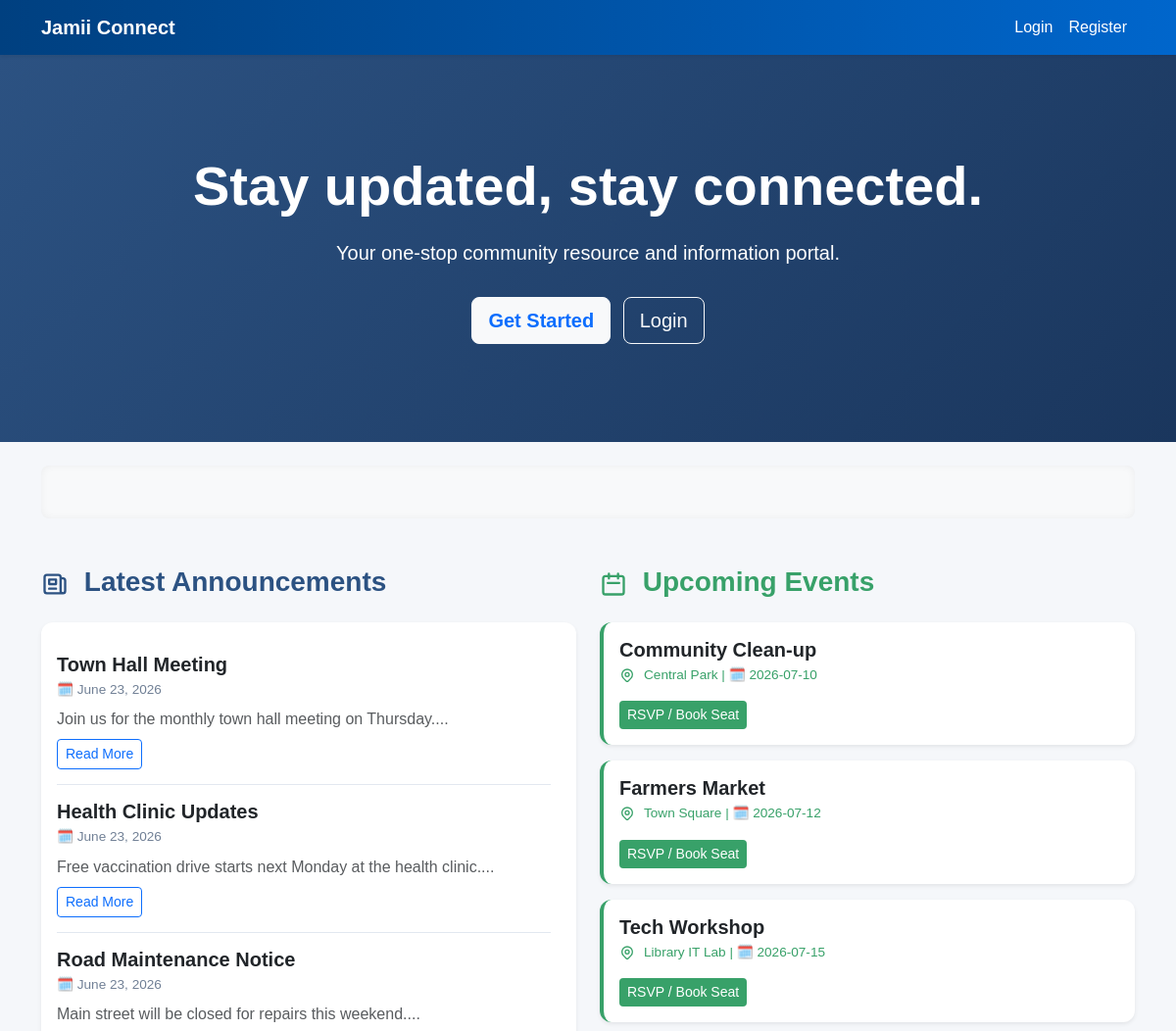
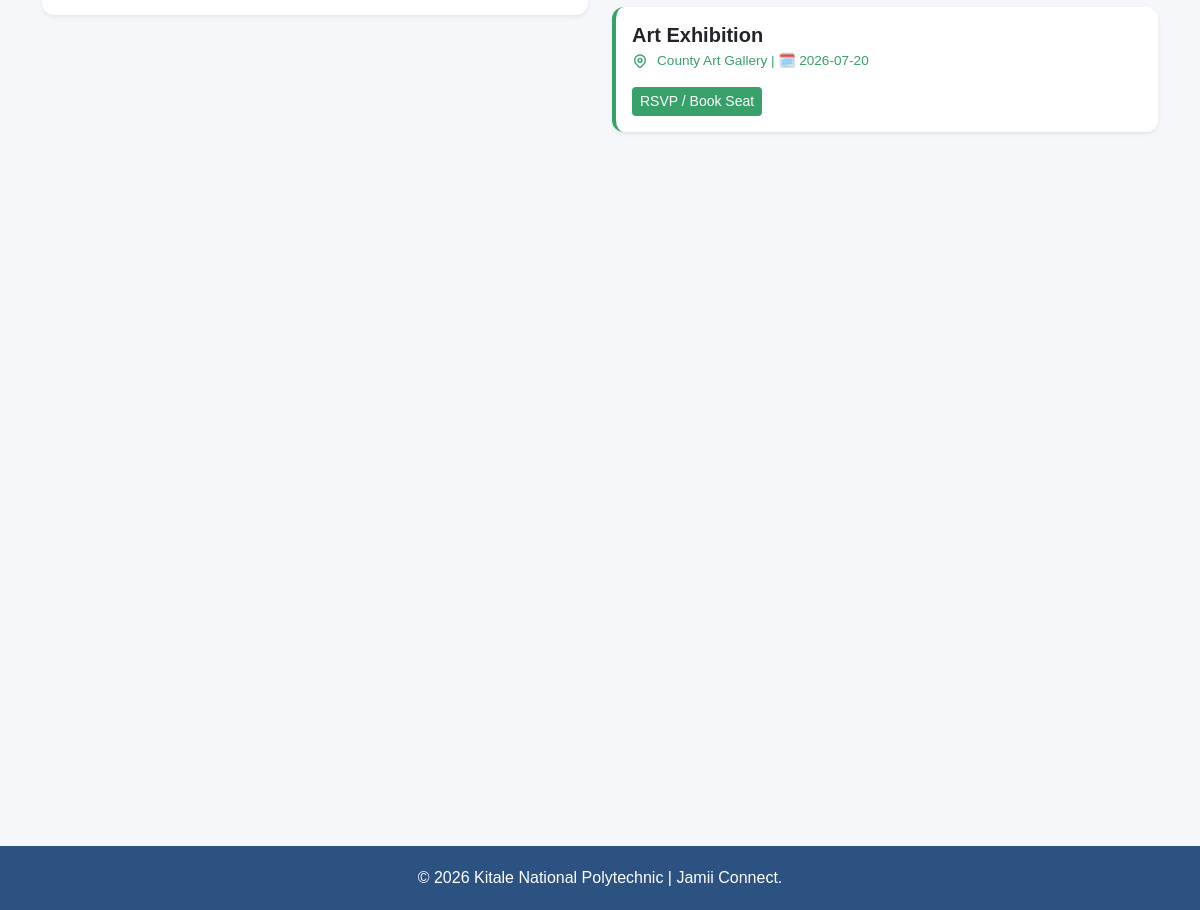
The page / on the database its author committed (2 pictures, top to bottom).
### tables this page shows
CREATE TABLE `announcements` (
  `id` int(11) NOT NULL AUTO_INCREMENT,
  `title` varchar(200) NOT NULL,
  `content` text NOT NULL,
  `user_id` int(11) DEFAULT NULL,
  `created_at` timestamp NOT NULL DEFAULT current_timestamp(),
  PRIMARY KEY (`id`),
  KEY `user_id` (`user_id`),
  CONSTRAINT `fk_announcements_users` FOREIGN KEY (`user_id`) REFERENCES `users` (`id`) ON DELETE SET NULL
);

CREATE TABLE `events` (
  `id` int(11) NOT NULL AUTO_INCREMENT,
  `title` varchar(200) NOT NULL,
  `description` text DEFAULT NULL,
  `event_date` date NOT NULL,
  `venue` varchar(200) DEFAULT NULL,
  `created_at` timestamp NOT NULL DEFAULT current_timestamp(),
  PRIMARY KEY (`id`)
);

### index.php (the view, shortened to what this page needs)
<?php
require_once 'db.php';
?>
<!DOCTYPE html>
<html lang="en">
<head>
    <link rel="stylesheet" href="css/bootstrap.min.css">
    <link rel="stylesheet" href="styles.css">
</head>
<body>
    <nav class="navbar navbar-expand-lg navbar-dark bg-primary shadow-sm">
      <div class="container">
        <a class="navbar-brand fw-bold" href="index.php">Jamii Connect</a>
        <div class="collapse navbar-collapse" id="navbarNav">
          <ul class="navbar-nav ms-auto">
            <?php if (isset($_SESSION['user_id'])): ?>
                <li class="nav-item"><a class="nav-link" href="dashboard.php">Dashboard</a></li>
                <li class="nav-item"><a class="nav-link" href="logout.php">Logout</a></li>
            <?php else: ?>
                <li class="nav-item"><a class="nav-link" href="login.php">Login</a></li>
                <li class="nav-item"><a class="nav-link" href="register.php">Register</a></li>
            <?php endif; ?>
          </ul>
        </div>
      </div>
    </nav>
    <div class="hero-section">
        <div class="container animate-on-scroll">
            <h1>Stay updated, stay connected.</h1>
            <p class="lead">Your one-stop community resource and information portal.</p>
            <?php if (!isset($_SESSION['user_id'])): ?>
                <a href="register.php" class="btn btn-light btn-lg me-2 fw-bold text-primary">Get Started</a>
                <a href="login.php" class="btn btn-outline-light btn-lg">Login</a>
            <?php else: ?>
                <a href="dashboard.php" class="btn btn-light btn-lg fw-bold text-primary">Go to Dashboard</a>
            <?php endif; ?>
        </div>
    </div>
    <div class="container mt-4 animate-on-scroll">
        <div class="ticker-wrap">
            <div class="ticker-track">
            </div>
        </div>
    </div>
    <div class="container mt-5 flex-grow-1">
        <div class="row">
            <div class="col-md-6 mb-5 animate-on-scroll">
                <h3 class="fw-bold mb-4" style="color: var(--primary-color);">
                    <svg width="28" height="28" class="me-2" fill="none" stroke="currentColor" stroke-width="2" viewBox="0 0 24 24"><path stroke-linecap="round" stroke-linejoin="round" d="M19 20H5a2 2 0 01-2-2V6a2 2 0 012-2h10a2 2 0 012 2v1m2 13a2 2 0 01-2-2V7m2 13a2 2 0 002-2V9a2 2 0 00-2-2h-2m-4-3H9M7 16h6M7 8h6v4H7V8z"></path></svg>
                    Latest Announcements
                </h3>
                <div class="card dashboard-card bg-white border-0 shadow-sm p-3">
                    <div class="scrollable-feed">
                        <?php
                        $ann = $conn->query("SELECT * FROM announcements ORDER BY created_at DESC LIMIT 5");
                        if ($ann->num_rows > 0) {
                            while ($row = $ann->fetch_assoc()) {
                                ?>
                                <div class="feed-item">
                                    <h5 class="mb-1 text-dark fw-bold"><?php echo htmlspecialchars($row['title']); ?></h5>
                                    <div class="feed-date mb-2">🗓️ <?php echo date('F j, Y', strtotime($row['created_at'])); ?></div>
                                    <p class="mb-2 text-muted"><?php echo htmlspecialchars(substr($row['content'], 0, 80)); ?>...</p>
                                    <a href="announcement_details.php?id=<?php echo $row['id']; ?>" class="btn btn-sm btn-outline-primary">Read More</a>
                                </div>
                                <?php
                            }
                        } else {
                            echo '<p class="text-muted p-3">No announcements at this time.</p>';
                        }
                        ?>
                    </div>
                </div>
            </div>
            <div class="col-md-6 mb-5 animate-on-scroll">
                <h3 class="fw-bold mb-4" style="color: var(--accent-green);">
                    <svg width="28" height="28" class="me-2 svg-rotate" fill="none" stroke="currentColor" stroke-width="2" viewBox="0 0 24 24"><path stroke-linecap="round" stroke-linejoin="round" d="M8 7V3m8 4V3m-9 8h10M5 21h14a2 2 0 002-2V7a2 2 0 00-2-2H5a2 2 0 00-2 2v12a2 2 0 002 2z"></path></svg>
                    Upcoming Events
                </h3>
                <div class="row">
                    <?php
                    $ev = $conn->query("SELECT * FROM events WHERE event_date >= CURDATE() ORDER BY event_date ASC LIMIT 4");
                    if ($ev->num_rows > 0) {
                        while ($row = $ev->fetch_assoc()) {
                            ?>
                            <div class="col-12 mb-3">
                                <div class="card dashboard-card bg-white border-0 shadow-sm h-100 p-3" style="border-left: 4px solid var(--accent-green) !important;">
                                    <h5 class="mb-1 fw-bold text-dark"><?php echo htmlspecialchars($row['title']); ?></h5>
                                    <div class="feed-date mb-2 text-success" style="color: var(--accent-green) !important;">
                                        <?php echo htmlspecialchars($row['venue']); ?> | 🗓️ <?php echo htmlspecialchars($row['event_date']); ?>
                                    </div>
                                    <div class="mt-2">
                                        <a href="event_details.php?id=<?php echo $row['id']; ?>" class="btn btn-sm btn-success text-white" style="background-color: var(--accent-green); border: none;">RSVP / Book Seat</a>
                                    </div>
                                </div>
                            </div>
                            <?php
                        }
                    } else {
                        echo '<p class="text-muted p-3">No upcoming events scheduled.</p>';
                    }
                    ?>
                </div>
            </div>
        </div>
    </div>
    <footer>
        <div class="container">
            <p class="mb-0">&copy; <?php echo date('Y'); ?> Kitale National Polytechnic | Jamii Connect.</p>
        </div>
    </footer>
</body>
</html>

### styles.css (style rules this page uses)
:root { --primary-color: #2c5282; --primary-hover: #1a365d; --secondary-color: #f8f9fa; --text-color: #2d3748; --accent-gold: #d69e2e; --accent-green: #38a169; --font-family: 'Roboto', 'Open Sans', 'Segoe UI', sans-serif; }
body { font-family: var(--font-family); color: var(--text-color); display: flex; flex-direction: column; min-height: 100vh; background-color: var(--secondary-color); }
h1, h2, h3, h4, h5, h6 { font-weight: 700; }
.bg-primary { background-color: var(--primary-color) !important; }
.dashboard-card { border: none; border-radius: 10px; box-shadow: 0 4px 6px rgba(0, 0, 0, 0.05); transition: transform 0.3s ease, box-shadow 0.3s ease; }
.hero-section { background: linear-gradient(135deg, var(--primary-color), var(--primary-hover)); color: white; padding: 100px 0; text-align: center; }
.hero-section h1 { font-size: 3.5rem; font-weight: 800; margin-bottom: 20px; }
.hero-section p.lead { font-size: 1.25rem; margin-bottom: 30px; font-weight: 300; }
.scrollable-feed { max-height: 400px; overflow-y: auto; padding-right: 10px; }
.feed-item { border-bottom: 1px solid #e2e8f0; padding: 15px 0; }
.feed-date { font-size: 0.85rem; color: #718096; display: flex; align-items: center; gap: 5px; }
footer { background-color: var(--primary-color); color: white; text-align: center; padding: 20px 0; margin-top: auto; }
.animate-on-scroll { opacity: 0; transform: translateY(30px); transition: opacity 0.8s ease-out, transform 0.8s ease-out; }
.animate-on-scroll.is-visible { opacity: 1; transform: translateY(0); }
.navbar-nav .nav-link { position: relative; }
.navbar-nav .nav-link::after { content: ''; position: absolute; width: 0; height: 3px; bottom: 0; left: 50%; transform: translateX(-50%); background: linear-gradient(90deg, var(--accent-gold), var(--accent-green)); transition: width 0.3s ease, box-shadow 0.3s ease; }
.navbar-collapse { transition: max-height 0.4s ease-in-out; }
.ticker-wrap { width: 100%; overflow: hidden; background-color: var(--secondary-color); padding: 15px 0; box-shadow: inset 0 0 8px rgba(0,0,0,0.05); border-radius: 8px; white-space: nowrap; position: relative; }
.ticker-track { display: inline-block; white-space: nowrap; padding-left: 100%; animation: ticker-slide 25s linear infinite; }
body { font-family: 'Poppins', sans-serif; background: #f5f7fa; color: #333; }
.navbar { background: linear-gradient(90deg, #004080, #0066cc); }
.navbar .nav-link { color: #fff !important; position: relative; transition: color 0.3s ease; }
.navbar .nav-link::after { content: ''; position: absolute; bottom: 0; left: 0; width: 0%; height: 3px; background: #ffc107; transition: width 0.4s ease; }
.card { border-radius: 12px; transition: transform 0.4s ease, box-shadow 0.4s ease; }

### rows shown on the page
announcements: title "Town Hall Meeting", created_at "June 23, 2026", content "Join us for the monthly town hall meeting on Thursday."
announcements: title "Health Clinic Updates", created_at "June 23, 2026", content "Free vaccination drive starts next Monday at the health clinic."
announcements: title "Road Maintenance Notice", created_at "June 23, 2026", content "Main street will be closed for repairs this weekend."
events: title "Community Clean-up", venue "Central Park", event_date "2026-07-10"
events: title "Farmers Market", venue "Town Square", event_date "2026-07-12"
events: title "Tech Workshop", venue "Library IT Lab", event_date "2026-07-15"
events: title "Art Exhibition", venue "County Art Gallery", event_date "2026-07-20"
